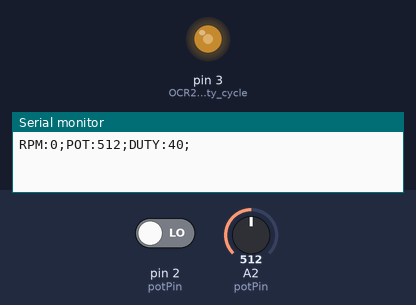
Recording of a sketch running on a simulated Arduino Uno, built with avr-gcc and run on an emulated ATmega328P. Parts: output pins drawn as LEDs (lit = HIGH), the last lines printed to the serial monitor. The inputs (shaded band) are chosen by the test bench; at power-on: A2 (potPin) = 512, pin 2 (potPin) LOW.

Above: at 1.2 s.
1.3 s: A2 (potPin) set to 306
At 3.2 s:
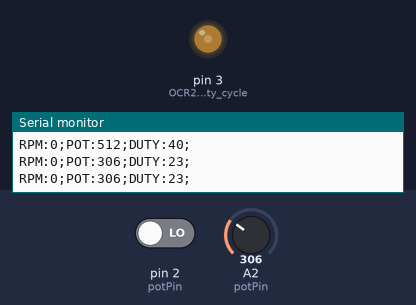
3.5 s: A2 (potPin) set to 122
At 4.9 s:
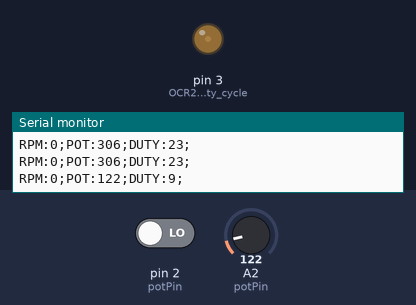
5.5 s: A2 (potPin) set to 900
At 6.4 s:
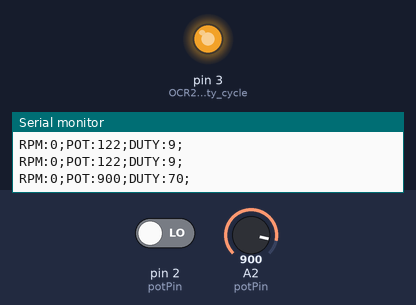
Timing chart, 0 to 8.5 s (numbered marks = the images above; inputs shaded):
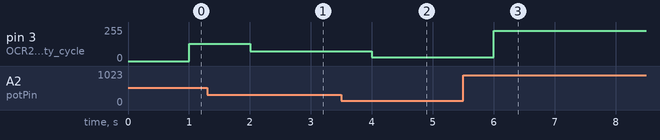

The sketch:

fan_controller.ino
```cpp
#include "Timer.h"


#define ledPin 13

Timer t;
uint64_t rpmCounter = 0;
int targetRPM = 700;
int cycle = 50;
int lowDuty = 20;
float highDuty = 80;
float highVolt = 1024;
double duty = 50;
int on = trunc(cycle * duty);
int off = cycle - on;
int potPin = 2;
float dutyMult = highDuty / highVolt;
void setup()
{
	attachInterrupt(0, pulse, RISING);
	Serial.begin(9600);

	int tickEvent = t.every(1000, tickHandler);
	pinMode(3, OUTPUT);   // OCR2B sets duty cycle
	TCCR2A = 0x23;     // COM2B1, WGM21, WGM20
	// Set prescaler
	TCCR2B = 0x0A;   // WGM21, Prescaler = /8
	// Set TOP and initialize duty cycle to zero(0)
	OCR2A = 79;    // TOP DO NOT CHANGE, SETS PWM PULSE RATE
	OCR2B = 0;    // duty cycle for Pin 3 (0-79) generates 1 500nS pulse even when 0 :(
}

void writeLog(double rpm, float pot, double _duty)
{
	Serial.print(tuple("RPM", rpm));
	Serial.print(tuple("POT", pot));
	Serial.print(tuple("DUTY", _duty));
	Serial.println();
}

void tickHandler()
{
	double rpm = 0;
	if(rpmCounter > 0) rpm = (rpmCounter / 2) * 60;
	double grey = targetRPM * .05;
	float val = analogRead(potPin);
	rpmCounter = 0;
	duty = trunc(val * dutyMult);
	writeLog(rpm, val, duty);
	OCR2B = duty;
}


void pulse()
{
	rpmCounter++;
}


void loop()
{
	t.update();
	if(Serial.available() > 0)
	{
		int key = Serial.read();
	}
}


String tuple(String name, String val, String terminator = ";")
{
	return name + ":" + val + terminator;
}

String tuple(String name, float val)
{
	int converted = trunc(val);
	return tuple(name, String(converted));
}

String tuple(String name, double val)
{
	int converted = trunc(val);
	return tuple(name, String(converted));
}
String tuple(String name, int val)
{
	return tuple(name, String(val));
}
```

Measured:
- after the input at 1.3 s, pin 3 (OCR2B_sets_duty_cycle): 129/255 → 74/255 after 0.70 s
- after the input at 3.5 s, pin 3 (OCR2B_sets_duty_cycle): 74/255 → 29/255 after 0.50 s
- after the input at 5.5 s, pin 3 (OCR2B_sets_duty_cycle): 29/255 → 226/255 after 0.50 s
